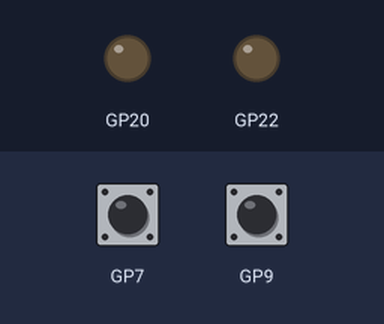
A program run on a simulated Raspberry Pi Pico running MicroPython. Shown: output pins drawn as LEDs (lit = HIGH). Dashed ring = blinking. Inputs (shaded band) come from the test bench; at power-on: GP9 HIGH, GP7 HIGH.

Above: at 1.2 s.
1.3 s: GP9 pulled LOW for 0.15 s
At 2.3 s:
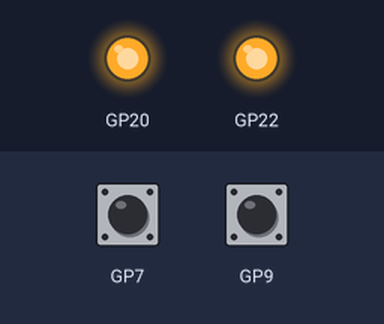
2.9 s: GP7 pulled LOW for 0.15 s
At 3.11 s:
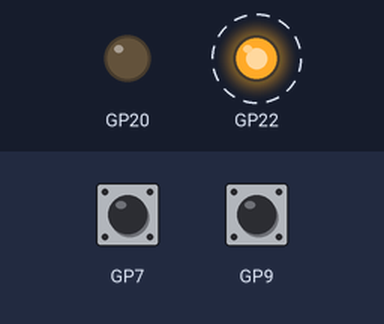
5.9 s: GP7 pulled LOW for 1 s
8.4 s: GP9 pulled LOW for 1 s
At 10.2 s:
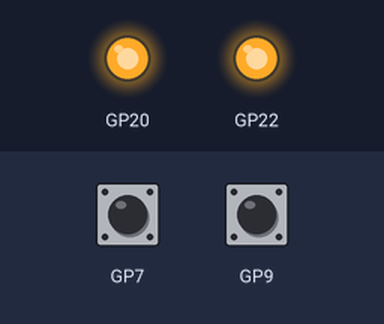
Timing chart, 0 to 11.7 s (numbered marks = the images above; inputs shaded):
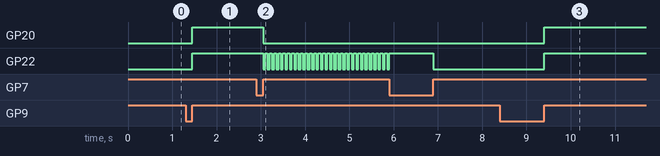

The program:

7.2_ASM-chart-to-Python.py
```python
from machine import Pin
import time

'''Design and implement a state machine

An alarm system has two inputs: alarm signal and a button. Alarm signal goes high when
there is an alarm. Button can be pressed to acknowledge the alarm. There are two outputs:
red light and siren.

The alarm system works so that initially both light and siren are off.
  • When alarm is activated both lamp and siren go on.

  • When the button is pressed the alarm acknowledged. If the alarm is still active when
    it is acknowledged the siren is switched off and the red light starts to blink. The red
    light keeps on blinking until the alarm is deactivated.

  • If the alarm is deactivated before button has been pressed the siren is switched off
    and red light stays on until user presses button.'''

class Alarm_System:
    def __init__(self, delay, button, alarm, red_lamp, siren):
        self.delay = delay
        self.button = Pin(button, Pin.IN, Pin.PULL_UP)
        self.alarm = Pin(alarm, Pin.IN, Pin.PULL_UP)
        self.red_lamp = Pin(red_lamp, Pin.OUT)
        self.siren = Pin(siren, Pin.OUT)
        self.state = self.off # initial state

    def execute(self):
        self.state()

    def off(self):
        self.red_lamp.off()
        self.siren.off()
        time.sleep(self.delay)

        if self.alarm.value() == 0:
            while self.alarm.value() == 0:
                pass

            self.state = self.start_alarm

    def start_alarm(self):
        self.red_lamp.on()
        self.siren.on()
        time.sleep(self.delay)

        if self.alarm.value() == 0:
            while self.alarm.value() == 0:
                pass

            self.state = self.alarm_switched_off

        elif self.button.value() == 0:
            while self.button.value() == 0:
                pass

            self.state = self.alarm_acknowledged

    def alarm_switched_off(self):
        self.red_lamp.on()
        self.siren.off()
        time.sleep(self.delay)

        if self.button.value() == 0:
            while self.button.value() == 0:
                pass

            self.state = self.off

    def alarm_acknowledged(self):
        self.red_lamp.off()
        self.siren.off()
        time.sleep(self.delay)

        self.red_lamp.on()
        time.sleep(self.delay)

        if self.button.value() == 0:
            while self.button.value() == 0:
                pass

            self.state = self.off


def main():
    asm = Alarm_System(0.050, 7, 9, 22, 20)

    while True:
        asm.execute()


if __name__ == "__main__":
    main()
        
```

Measured:
- after the input at 1.3 s, GP20, GP22: LOW → HIGH after 0.15 s
- after the input at 2.9 s, GP20: HIGH → LOW after 0.15 s; GP22: alternates HIGH for 0.05 s and LOW for 0.05 s, starting after 0.15 s
- after the input at 8.4 s, GP20, GP22: LOW → HIGH after 1.0 s
